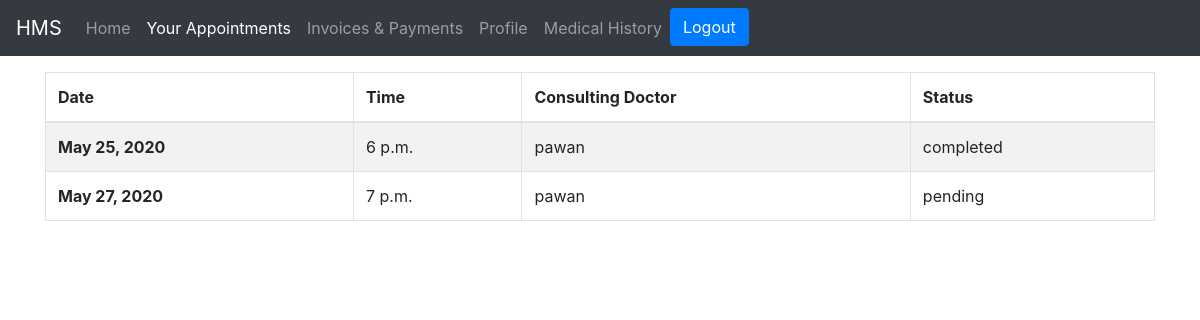
The page /patient/appointments (signed in) on the database its author committed.
### department/models.py (models this page shows, shortened)
class Appointment(models.Model):
    choices = (
        ('pending', 'Pending'),
        ('completed', 'Completed'))
    patient_name = models.ForeignKey(User, limit_choices_to={'groups__name': "Patients"}, on_delete=models.CASCADE, related_name="Patient")
    doctor_name = models.ForeignKey(User, limit_choices_to={'groups__name': "Doctors"}, on_delete=models.CASCADE, related_name="Doctor")
    date = models.DateField()
    time = models.TimeField()
    status = models.CharField(max_length=11, choices=choices)

### patient/views.py (the view)
# urls.py: path('appointments', views.appointments, name='doctorAppoint'),
def appointments(request):
    appointment = Appointment.objects.filter(patient_name=request.user)
    context = {'appointment': appointment}
    return render(request, 'patient/appointments.html', context)

### department/templatetags/extras.py (called while the page is built)
@register.filter(name='has_group')
def has_group(user, group_name):
    group = Group.objects.get(name=group_name)
    return True if group in user.groups.all() else False

### patient/templates/patient/appointments.html (shortened to what this page needs)
{% extends 'base.html' %}
{% load extras %}
{% block content %}
{% if user.is_authenticated and request.user|has_group:'Patients' %}
{% include 'patient/navbar.html' with appointactive='active' %}
<div class="container my-3">
<table class="table table-striped table-bordered">
  <thead>
    <tr>
      <th scope="col">Date</th>
      <th scope="col">Time</th>
      <th scope="col">Consulting Doctor</th>
      <th scope="col">Status</th>
    </tr>
  </thead>
  <tbody>
  {% for appoint in appointment  %}
    <tr>
      <th scope="row">{{appoint.date}}</th>
      <td>{{appoint.time}}</td>
      <td>{{appoint.doctor_name}}</td>
      <td>{{appoint.status}}</td>
    </tr>
{% endfor %}
  </tbody>
</table>
</div>
{% else %}
<h3>You are not auhtorized to view this page</h3>
{% endif %}
{% endblock content %}

### rows shown on the page
Appointment: date "May 25, 2020", time "6 p.m.", doctor_name "pawan", status "completed"
Appointment: date "May 27, 2020", time "7 p.m.", doctor_name "pawan", status "pending"
